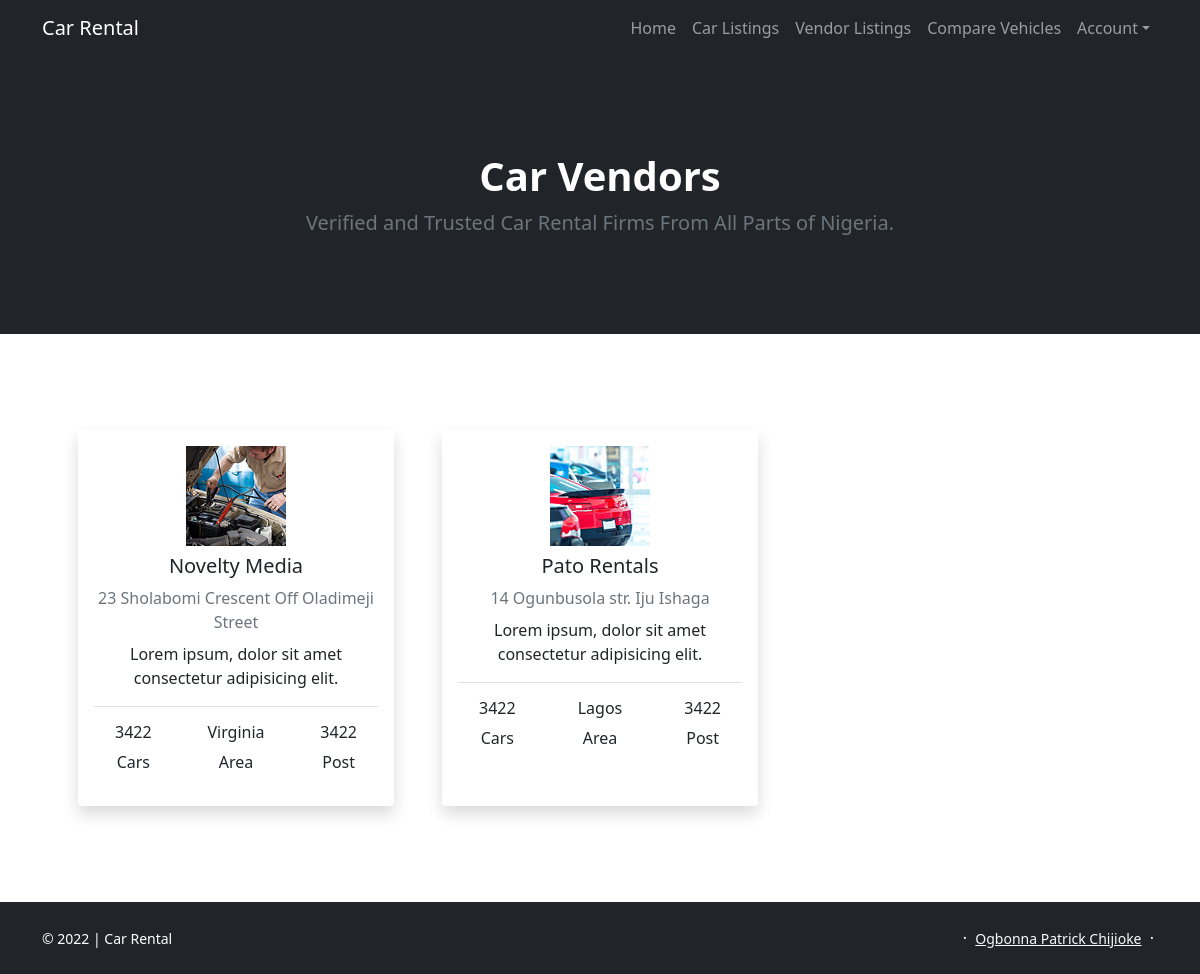
Page /vehicles/vendors/ on the committed database.
### account/models.py (models this page shows, shortened)
class VendorProfile(models.Model):
    user = models.OneToOneField(
        User,
        on_delete=models.CASCADE,
        null=True,
        related_name='vendor_profile')
    company_name = models.CharField(max_length=100)
    address = models.CharField(max_length=600)
    phone_number = models.CharField(
        max_length=11,
        validators=[MinLengthValidator(11), MaxLengthValidator(11)])
    city = models.CharField(max_length=30)
    state = models.CharField(max_length=30)
    image = models.ImageField(upload_to='vendor/images')

### vehicle/views.py (the view)
# urls.py: path('vendors/', vendor_list, name='vendors'),
def vendor_list(request):
    vendors = VendorProfile.objects.all()
    return render(
        request, 'vehicle/vendors.html',
        {'vendors': vendors})

### templates/vehicle/vendors.html (shortened to what this page needs)
{% extends "base.html" %}
{% block content %}
<section class="py-5 bg-dark">
    <div class="container px-5 my-5">
        <div class="text-center mb-5 text-white">
            <h1 class="fw-bolder">Car Vendors</h1>
            <p class="lead fw-normal text-muted mb-0">Verified and Trusted Car Rental Firms From All Parts of Nigeria.</p>
        </div>
    </div>
</section>
<section class="py-5">
    <div class="container px-5 my-5">
        <div class="row gx-5">
            {% for vendor in vendors %}
            {% include 'partials/_vendor_listings.html' %}
            {% empty %} No vendor listing
            {% endfor %}
        </div>
    </div>
</section>
{% endblock content %}

### templates/partials/_vendor_listings.html
<div class="col-lg-4">
    <div class="card h-100 shadow border-0">
        <div class="card-body text-center">
            <div>
                <img class="mb-2" src="{{ vendor.image.url }}"  class="mb-2"alt="{{ vendor.company_name }}">
                <a class="text-decoration-none link-dark stretched-link" href="">
                    <h5>{{ vendor.company_name }}</h5>
                </a>
                <p class="text-muted mb-0">{{ vendor.address }}</p>
            </div>
            <p class="mt-2 card-text">Lorem ipsum, dolor sit amet consectetur adipisicing elit.</p>
            <div class="border-top pt-3">
                <div class="row">
                    <div class="col-4">
                        <h6>3422</h6>
                        <p>Cars</p>
                    </div>
                    <div class="col-4">
                        <h6>{{ vendor.state }}</h6>
                        <p>Area</p>
                    </div>
                    <div class="col-4">
                        <h6>3422</h6>
                        <p>Post</p>
                    </div>
                </div>
            </div>
        </div>
    </div>
</div>

### rows in the picture
VendorProfile: image (picture), company_name "Novelty Media", address "23 Sholabomi Crescent Off Oladimeji Street", state "Virginia"
VendorProfile: image (picture), company_name "Pato Rentals", address "14 Ogunbusola str. Iju Ishaga", state "Lagos"
